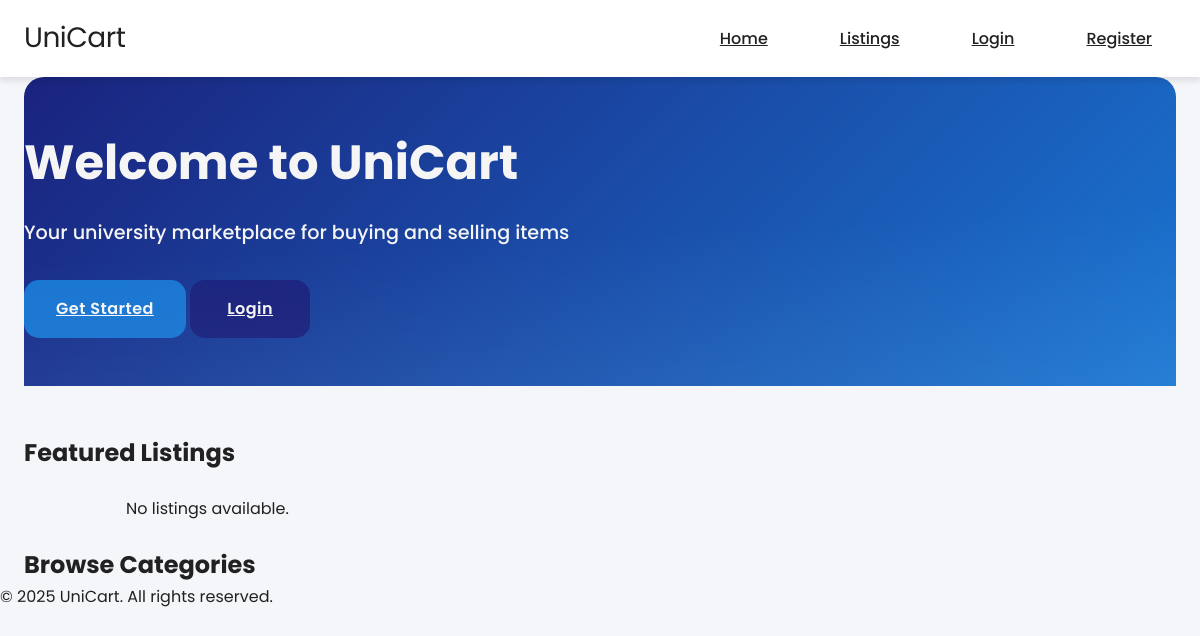
Before: / with the older database file.
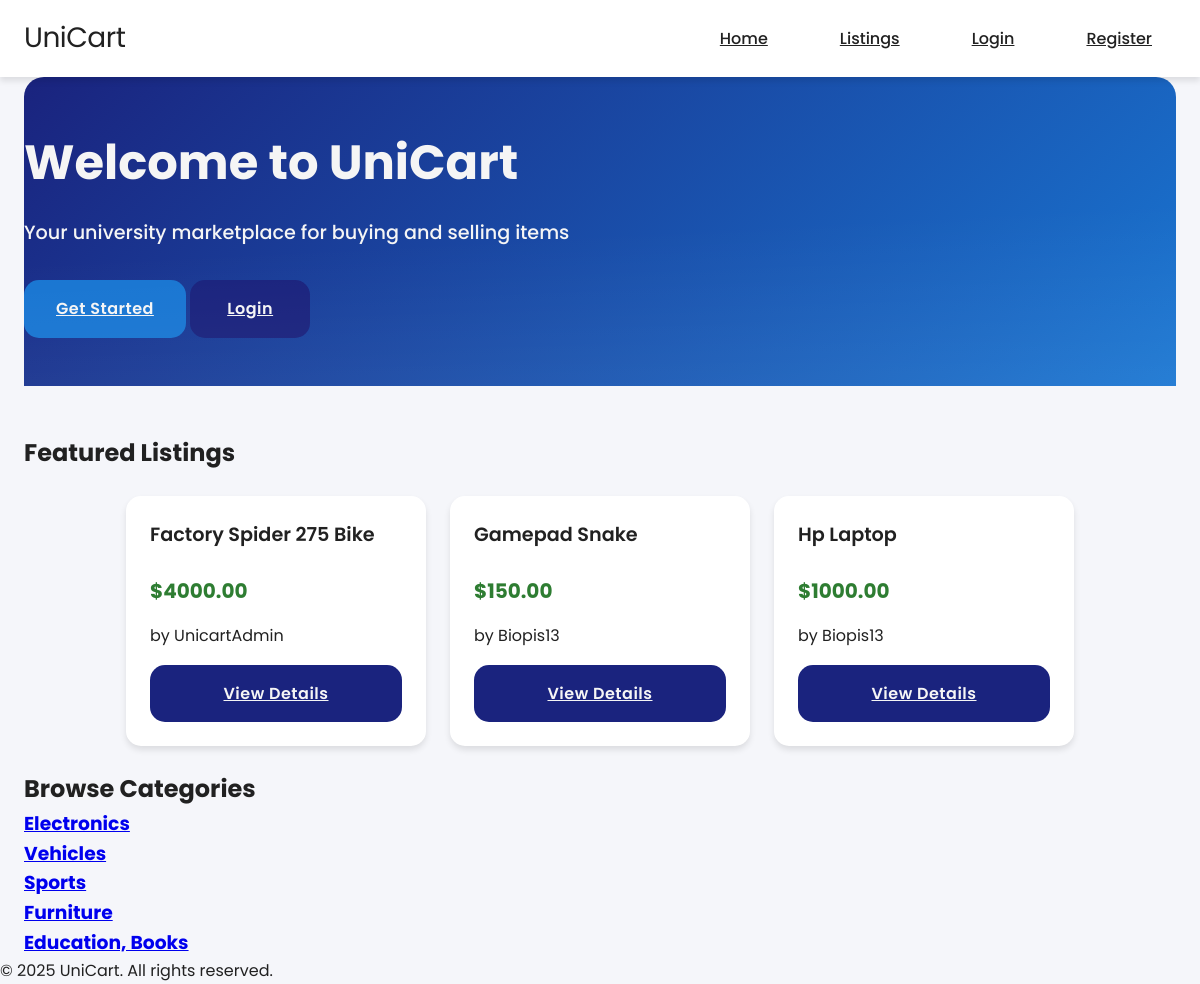
After: the same page with the newer database file.
### marketplace/models.py (models this page shows, shortened)
class Listing(models.Model):
    title = models.CharField(max_length=200)
    description = models.TextField()
    price = models.DecimalField(max_digits=10, decimal_places=2)
    image = models.ImageField(upload_to='listings/',blank=True,null=True)
    date = models.DateTimeField(auto_now_add=True)
    seller = models.ForeignKey(User, on_delete=models.CASCADE)
    categories = models.ManyToManyField('Category')

class Category(models.Model):
    name = models.CharField(max_length=100)
    class Meta:
        verbose_name_plural = "Categories"

### marketplace/views.py (the view)
# urls.py: 2. Add a URL to urlpatterns:  path('', views.home, name='home')
def home(request):
    featured_listings = Listing.objects.all()[:6]  # Get first 6 listings
    categories = Category.objects.all()
    return render(request, 'marketplace/home.html', {
        'featured_listings': featured_listings,
        'categories': categories
    })

### templates/marketplace/home.html (shortened to what this page needs)
{% extends 'base.html' %}
{% block content %}
<div class="container">
    <section class="hero">
        <h1>Welcome to UniCart</h1>
        <p>Your university marketplace for buying and selling items</p>
        {% if not user.is_authenticated %}
            <div class="cta-buttons">
                <a href="{% url 'register' %}" class="btn btn-primary">Get Started</a>
                <a href="{% url 'login' %}" class="btn btn-secondary">Login</a>
            </div>
        {% endif %}
    </section>
    <section class="featured-listings">
        <h2>Featured Listings</h2>
        <div class="listings-grid">
            {% for listing in featured_listings %}
            <div class="listing-card">
                <div class="listing-content">
                    <h3>{{ listing.title }}</h3>
                    <p class="price">${{ listing.price }}</p>
                    <p class="seller">by {{ listing.seller.username }}</p>
                    <a href="{% url 'listing_detail' listing.pk %}" class="btn btn-secondary">View Details</a>
                </div>
            </div>
            {% empty %}
            <p>No listings available.</p>
            {% endfor %}
        </div>
    </section>
    <section class="categories">
        <h2>Browse Categories</h2>
        <div class="category-grid">
            {% for category in categories %}
            <a href="{% url 'listing_list' %}?category={{ category.id }}" class="category-card">
                <h3>{{ category.name }}</h3>
            </a>
            {% endfor %}
        </div>
    </section>
</div>
{% endblock %}

### templates/base.html (shortened to what this page needs)
<!DOCTYPE html>
<html lang="en">
<head>
    {% load static %}
    <link rel="stylesheet" href="{% static 'css/style.css' %}">
</head>
<body>
    <header>
        <nav>
            <div class="nav-brand">UniCart</div>
            <div class="nav-links">
                <a href="{% url 'home' %}">Home</a>
                <a href="{% url 'listing_list' %}">Listings</a>
                {% if user.is_authenticated %}
                    <a href="{% url 'profile' %}">Profile</a>
                    <a href="{% url 'logout' %}">Logout</a>
                {% else %}
                    <a href="{% url 'login' %}">Login</a>
                    <a href="{% url 'register' %}">Register</a>
                {% endif %}
            </div>
        </nav>
    </header>
    <main>
        {% block content %}
        {% endblock %}
    </main>
    <footer>
        <p>&copy; 2025 UniCart. All rights reserved.</p>
    </footer>
</body>
</html>

### static/css/style.css (style rules this page uses)
:root { --primary-color: #1a237e; --accent-color: #1976d2; --success-color: #2e7d32; --warning-color: #f57f17; --danger-color: #c62828; --text-color: #212121; --text-light: #f5f5f5; --light-bg: #f5f5f5; --card-bg: #ffffff; --border-color: #e0e0e0; --border-radius: 20px; --border-radius-sm: 15px; --box-shadow: 0 4px 6px rgba(0, 0, 0, 0.1); --transition: all 0.3s ease; --container-width: 1200px; --spacing-xs: 0.5rem; --spacing-sm: 1rem; --spacing-md: 1.5rem; --spacing-lg: 2rem; --spacing-xl: 3rem; }
* { margin: 0; padding: 0; box-sizing: border-box; }
body { font-family: 'Poppins', sans-serif; line-height: 1.6; color: var(--text-color); background-color: #f5f6fa; }
.container { max-width: var(--container-width); margin: 0 auto; padding: 0 var(--spacing-md); width: 100%; }
header { background-color: white; box-shadow: var(--box-shadow); position: sticky; top: 0; z-index: 1000; padding: var(--spacing-sm) 0; }
nav { display: flex; justify-content: space-between; align-items: center; max-width: var(--container-width); margin: 0 auto; padding: 0 var(--spacing-md); }
.nav-brand { font-size: 1.75rem; letter-spacing: -0.5px; }
.nav-links { display: flex; gap: var(--spacing-md); align-items: center; }
.nav-links a { padding: var(--spacing-xs) var(--spacing-md); border-radius: var(--border-radius-sm); color: var(--text-color); font-weight: 500; }
.hero { background: linear-gradient(135deg, var(--primary-color), var(--accent-color)); color: var(--text-light); padding: var(--spacing-xl) 0; margin-bottom: var(--spacing-xl); position: relative; overflow: hidden; border-radius: var(--border-radius) var(--border-radius) 0 0; }
.hero::after { content: ''; position: absolute; bottom: -50%; left: 0; right: 0; height: 100%; background: linear-gradient(transparent, rgba(255,255,255,0.1)); transform: skewY(-3deg); }
.hero h1 { font-size: 3rem; margin-bottom: 1rem; }
.hero p { font-size: 1.2rem; opacity: 1; font-weight: 500; margin-bottom: 2rem; }
.listings-grid { display: grid; grid-template-columns: repeat(auto-fill, minmax(250px, 300px)); gap: var(--spacing-md); padding: var(--spacing-md) 0; justify-content: center; }
.listing-card { display: flex; flex-direction: column; height: 100%; background: var(--card-bg); border-radius: var(--border-radius-sm); box-shadow: var(--box-shadow); transition: var(--transition); }
.listing-content { display: flex; flex-direction: column; gap: var(--spacing-sm); padding: var(--spacing-md); flex: 1; }
.listing-content h3 { color: var(--text-color); font-weight: 600; font-size: 1.2rem; margin-bottom: 0.5rem; }
.price { color: var(--success-color); font-weight: 700; font-size: 1.25rem; }
.btn { padding: var(--spacing-sm) var(--spacing-lg); font-weight: 600; letter-spacing: 0.5px; display: inline-flex; align-items: center; justify-content: center; gap: var(--spacing-xs); min-width: 120px; border-radius: var(--border-radius-sm); }
.btn-primary { background-color: var(--accent-color); color: var(--text-light); }
.btn-secondary { background-color: var(--primary-color); color: var(--text-light); }
.listing-card { animation: fadeIn 0.5s ease-out forwards; }

Changed rows visible on the page:
added Listing: title "Factory Spider 275 Bike", price "4000.00", seller.username "UnicartAdmin"
added Listing: title "Gamepad Snake", price "150.00", seller.username "Biopis13"
added Listing: title "Hp Laptop", price "1000.00", seller.username "Biopis13"
added Category: name "Electronics"
added Category: name "Vehicles"
added Category: name "Sports"
added Category: name "Furniture"
added Category: name "Education, Books"
Other visible differences:
text no longer shown: "No listings available."
